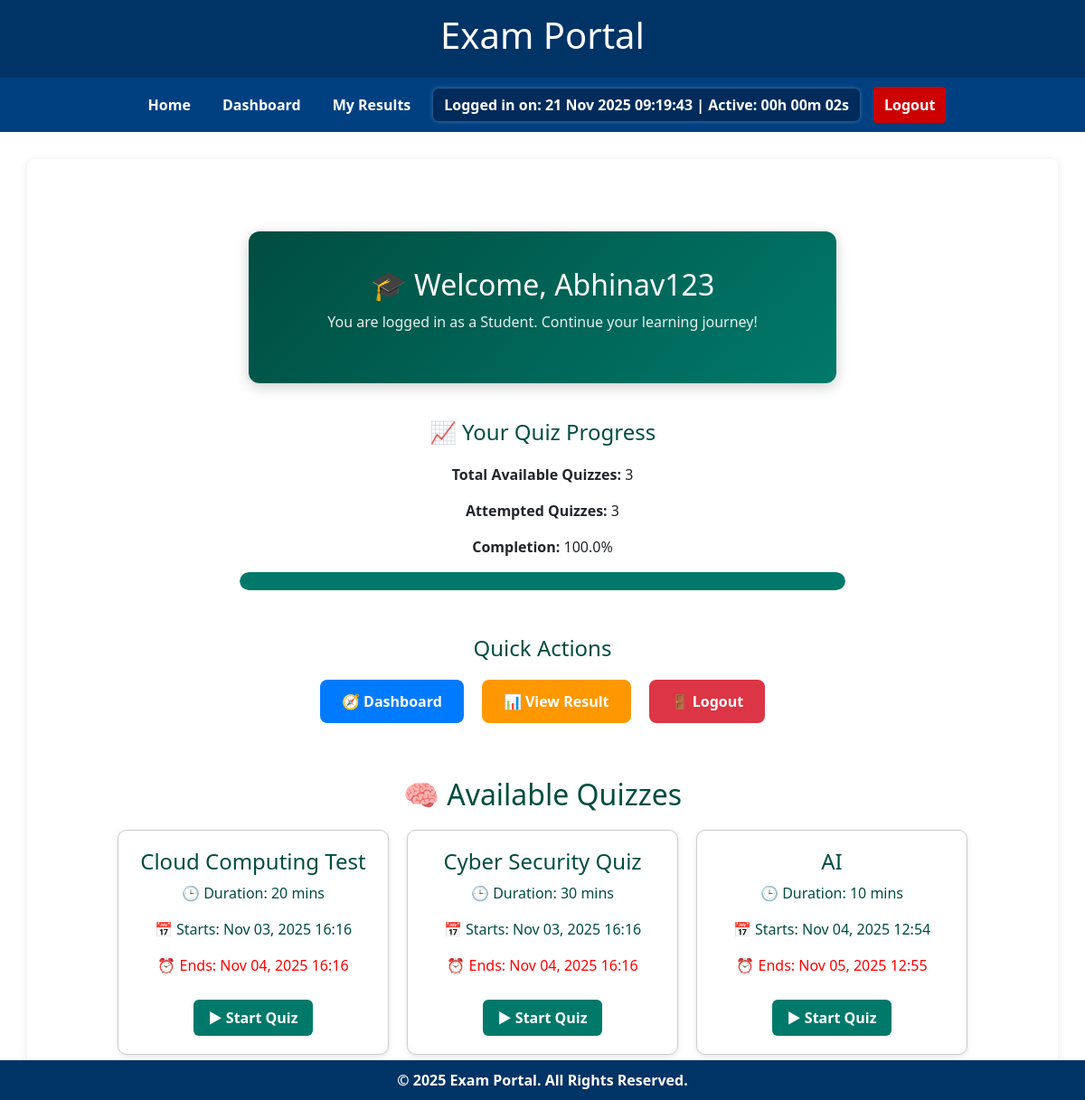
Page /student_dashboard/ (signed in) on the earlier database version.
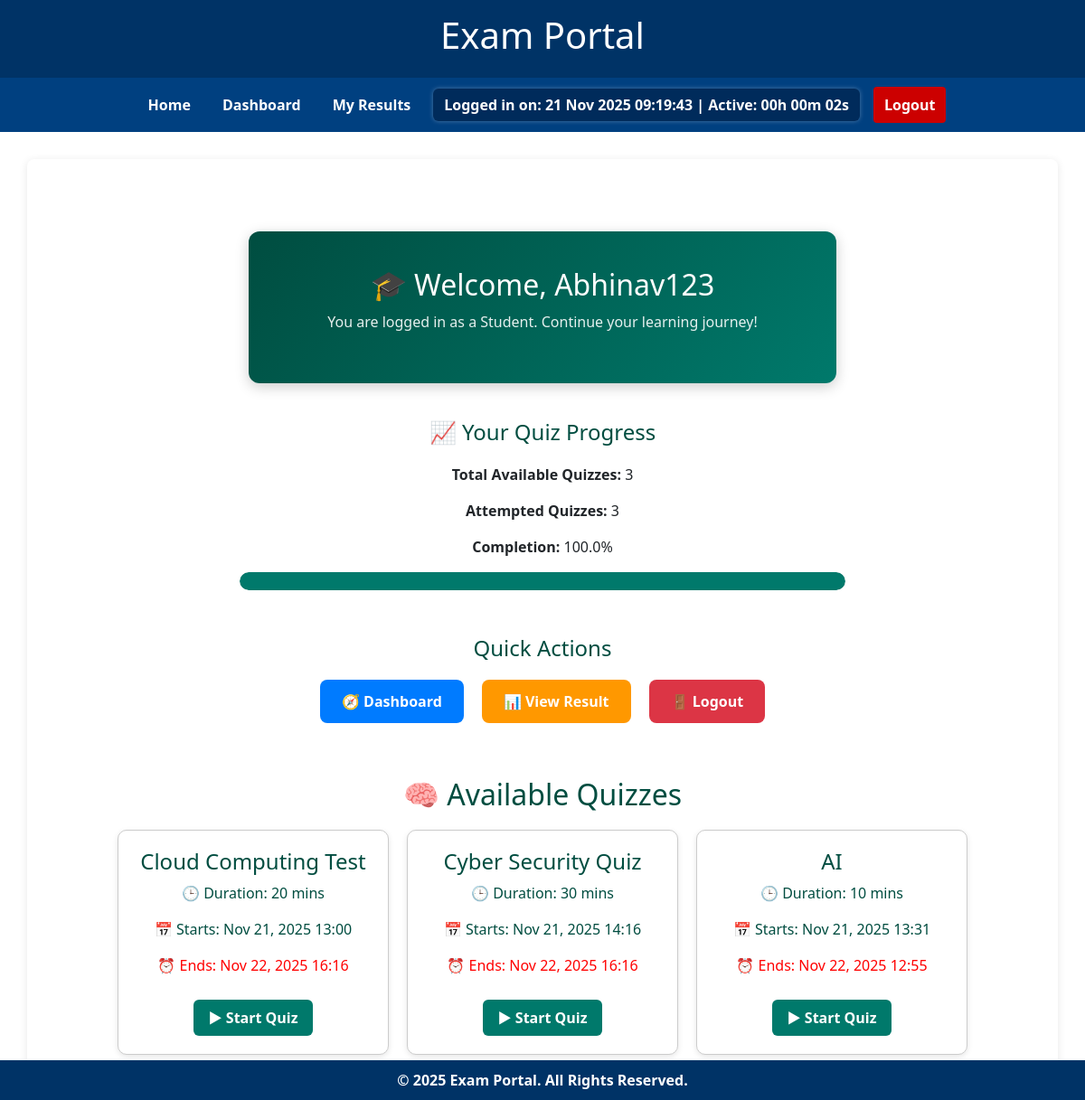
Same page on the later database version.
### mcq/models.py (models this page shows, shortened)
class Quiz(models.Model):
    category = models.ForeignKey(Category, on_delete=models.CASCADE)
    quiz_title = models.CharField(max_length=255)
    created_by = models.ForeignKey(User, on_delete=models.CASCADE)
    start_time = models.DateTimeField(null=True, blank=True)
    end_time = models.DateTimeField(null=True, blank=True)
    duration = models.IntegerField(help_text="Enter duration in minutes", null=True, blank=True)
    active = models.BooleanField(default=True)
    upload_file = models.FileField(upload_to="mcq_uploads/", null=True, blank=True)
    created_by = models.ForeignKey(User, on_delete=models.CASCADE)  # <— this is required

### mcq/views.py (the view)
# urls.py: path('student_dashboard/', views.student_dashboard, name='student_dashboard'),
@login_required
def student_dashboard(request):
    quizzes = Quiz.objects.filter(active=True)
    total_quizzes = quizzes.count()
    attempted_quizzes = StudentAnswer.objects.filter(student=request.user).values_list('question__quiz', flat=True).distinct().count()
    if total_quizzes > 0:
        progress = round((attempted_quizzes / total_quizzes) * 100, 2)
    else:
        progress = 0
    latest_quiz = quizzes.last()
    return render(request, 'mcq/student_dashboard.html', {
        'quizzes': quizzes,
        'total_quizzes': total_quizzes,
        'attempted_quizzes': attempted_quizzes,
        'progress': progress,
        'quiz': latest_quiz,
    })

### mcq/templates/mcq/student_dashboard.html (shortened to what this page needs)
{% extends "base.html" %}
{% block content %}
<div style="text-align:center; margin-top:60px;">
    <div style="
        background: linear-gradient(135deg, #004d40, #00796b);
        color: white;
        border-radius: 12px;
        box-shadow: 0 4px 15px rgba(0,0,0,0.2);
        max-width: 650px;
        margin: 0 auto;
        padding: 40px 20px;
        text-align: center;
    ">
        <h1 style="font-size: 32px; margin-bottom: 10px;">🎓 Welcome, {{ user.username }}</h1>
        <p style="font-size: 16px; opacity: 0.9;">You are logged in as a Student. Continue your learning journey!</p>
    </div>
    <div style="margin-top: 40px;">
        <h2 style="color:#004d40; font-size:24px;">📈 Your Quiz Progress</h2>
        <div style="margin-top:20px;">
            <p><strong>Total Available Quizzes:</strong> {{ total_quizzes }}</p>
            <p><strong>Attempted Quizzes:</strong> {{ attempted_quizzes }}</p>
            <p><strong>Completion:</strong> {{ progress }}%</p>
            <div style="
                width: 60%;
                height: 20px;
                background-color: #e0e0e0;
                border-radius: 10px;
                margin: 10px auto;
                overflow: hidden;
            ">
                <div style="
                    width: {{ progress }}%;
                    height: 100%;
                    background-color: #00796b;
                    border-radius: 10px;
                    transition: width 0.8s ease;
                "></div>
            </div>
        </div>
    </div>
    <div style="margin-top: 50px;">
        <h2 style="color:#004d40; font-size:24px;">Quick Actions</h2>
        <div style="
            display: flex;
            justify-content: center;
            flex-wrap: wrap;
            gap: 20px;
            margin-top: 20px;
        ">
            <a href="{% url 'student_dashboard' %}"
               style="background:#007bff; color:white; padding:12px 24px; border-radius:8px; text-decoration:none; font-weight:bold;">
               🧭 Dashboard
            </a>
            <a href="{% url 'view_results' %}" style="background:#ff9800; color:white; padding:12px 24px; border-radius:8px; text-decoration:none; font-weight:bold;">📊 View Result
            </a>
            <a href="/logout/"
               style="background:#dc3545; color:white; padding:12px 24px; border-radius:8px; text-decoration:none; font-weight:bold;">
               🚪 Logout
            </a>
        </div>
    </div>
    <div id="quizzes" style="margin-top:60px;">
        <h2 style="color:#004d40;">🧠 Available Quizzes</h2>
        {% if quizzes %}
            <div style="display:flex; flex-wrap:wrap; justify-content:center; gap:20px; margin-top:20px;">
                {% for quiz in quizzes %}
                <div style="
                    border: 1px solid #ccc;
                    border-radius: 10px;
                    padding: 20px;
                    width: 300px;
                    box-shadow: 0 2px 6px rgba(0,0,0,0.1);
                    background: white;
                    text-align: left;
                ">
                    <div style="text-align:center; color:#004d40;">
                        <h4 style="color:#004d40; text-align:center;">{{ quiz.quiz_title }}</h4>
                        <p>🕒 Duration: {{ quiz.duration }} mins</p>
                        <p>📅 Starts: {{ quiz.start_time|date:"M d, Y H:i" }}</p>
                        <p style="color:red;">⏰ Ends: {{ quiz.end_time|date:"M d, Y H:i" }}</p>
                        <a href="{% url 'start_quiz' quiz.id %}"
                        style="display:inline-block; margin-top:10px; background:#00796b; color:white; padding:8px 16px; border-radius:6px; text-decoration:none; font-weight:bold;">
                        ▶ Start Quiz
                        </a>
                    </div>
                </div>
                {% endfor %}
            </div>
        {% else %}
            <p style="margin-top:20px;">No active quizzes available right now.</p>
        {% endif %}
    </div>
</div>
{% endblock %}

Differences in the rows shown:
changed Quiz "Cloud Computing Test": start_time "Nov 03, 2025 16:16" → "Nov 21, 2025 13:00"; end_time "Nov 04, 2025 16:16" → "Nov 22, 2025 16:16"
changed Quiz "Cyber Security Quiz": start_time "Nov 03, 2025 16:16" → "Nov 21, 2025 14:16"; end_time "Nov 04, 2025 16:16" → "Nov 22, 2025 16:16"
changed Quiz "AI": start_time "Nov 04, 2025 12:54" → "Nov 21, 2025 13:31"; end_time "Nov 05, 2025 12:55" → "Nov 22, 2025 12:55"
